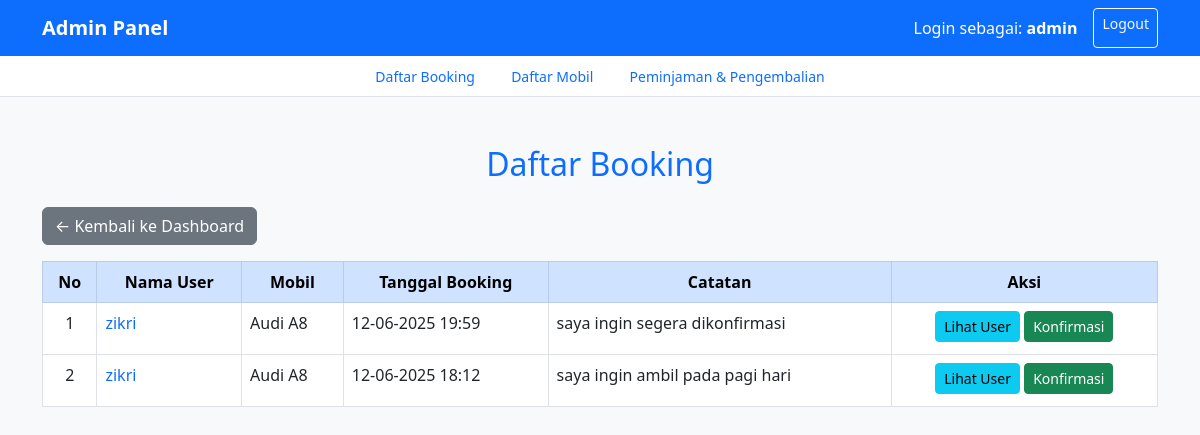
/admin/booking.php (signed in), run on the app's committed database.
### tables this page shows
CREATE TABLE `booking` (
  `id` int NOT NULL,
  `user_id` int DEFAULT NULL,
  `mobil_id` int DEFAULT NULL,
  `catatan` text,
  `created_at` timestamp NULL DEFAULT CURRENT_TIMESTAMP,
  `status` enum('pending','diterima','ditolak') DEFAULT 'pending',
  `tanggal_pinjam` date DEFAULT NULL,
  `tanggal_kembali` date DEFAULT NULL,
  `notifikasi_dibaca` enum('belum','sudah') DEFAULT 'belum'
);

CREATE TABLE `user` (
  `id` int NOT NULL,
  `username` varchar(50) NOT NULL,
  `password` varchar(255) NOT NULL,
  `nama_lengkap` varchar(100) DEFAULT NULL,
  `email` varchar(100) DEFAULT NULL,
  `created_at` timestamp NULL DEFAULT CURRENT_TIMESTAMP,
  `role` enum('admin','user') NOT NULL DEFAULT 'user',
  `ktp` varchar(255) DEFAULT NULL
);

CREATE TABLE `mobil` (
  `id` int NOT NULL,
  `nama_mobil` varchar(100) NOT NULL,
  `merk` varchar(50) NOT NULL,
  `tahun` int NOT NULL,
  `harga` decimal(15,2) NOT NULL,
  `gambar` varchar(255) DEFAULT NULL,
  `deskripsi` text,
  `created_at` timestamp NULL DEFAULT CURRENT_TIMESTAMP
);

### admin/booking.php (the view, shortened to what this page needs)
<?php
require '../koneksi.php';
$booking = mysqli_query($conn, "
    SELECT booking.*, user.id AS user_id, user.username, mobil.nama_mobil
    FROM booking
    JOIN user ON booking.user_id = user.id
    JOIN mobil ON booking.mobil_id = mobil.id
    ORDER BY booking.created_at DESC
");
?>
<!DOCTYPE html>
<html lang="id">
<head>
    <link href="https://cdn.jsdelivr.net/npm/bootstrap@5.3.0/dist/css/bootstrap.min.css" rel="stylesheet">
</head>
<body class="bg-light">
    <nav class="navbar navbar-expand-lg navbar-dark bg-primary">
        <div class="container">
            <a class="navbar-brand fw-bold" href="#">Admin Panel</a>
            <div class="d-flex">
                <span class="navbar-text me-3 text-white">
                    Login sebagai: <strong><?= $_SESSION['username']; ?></strong>
                </span>
                <a href="../logout.php" class="btn btn-outline-light btn-sm">Logout</a>
            </div>
        </div>
    </nav>
    <div class="bg-white border-bottom py-2">
        <div class="container text-center">
            <a href="booking.php" class="text-decoration-none text-primary mx-3 small">Daftar Booking</a>
            <a href="mobil.php" class="text-decoration-none text-primary mx-3 small">Daftar Mobil</a>
            <a href="peminjaman.php" class="text-decoration-none text-primary mx-3 small">Peminjaman & Pengembalian</a>
        </div>
    </div>
    <div class="container py-5">
        <h2 class="text-center text-primary mb-4">Daftar Booking</h2>
        <a href="index.php" class="btn btn-secondary mb-3">← Kembali ke Dashboard</a>
        <div class="table-responsive">
            <table class="table table-bordered table-hover bg-white">
                <thead class="table-primary text-center">
                    <tr>
                        <th>No</th>
                        <th>Nama User</th>
                        <th>Mobil</th>
                        <th>Tanggal Booking</th>
                        <th>Catatan</th>
                        <th>Aksi</th>
                    </tr>
                </thead>
                <tbody>
                    <?php
                    $no = 1;
                    while ($row = mysqli_fetch_assoc($booking)) :
                    ?>
                        <tr>
                            <td class="text-center"><?= $no++; ?></td>
                            <td>
                                <a href="detail_user.php?id=<?= $row['user_id'] ?>" class="text-decoration-none">
                                    <?= htmlspecialchars($row['username']) ?>
                                </a>
                            </td>
                            <td><?= htmlspecialchars($row['nama_mobil']) ?></td>
                            <td><?= htmlspecialchars(date('d-m-Y H:i', strtotime($row['created_at']))) ?></td>
                            <td><?= nl2br(htmlspecialchars($row['catatan'])) ?></td>
                            <td class="text-center">
                                <a href="detail_user.php?id=<?= $row['user_id'] ?>" class="btn btn-info btn-sm mb-1">Lihat User</a>
                                <a href="konfirmasi_booking.php?id=<?= $row['id'] ?>" class="btn btn-success btn-sm mb-1" onclick="return confirm('Yakin ingin konfirmasi booking ini?')">Konfirmasi</a>
                            </td>
                        </tr>
                    <?php endwhile; ?>
                </tbody>
            </table>
        </div>
    </div>
</body>
</html>

### data on the page
booking: user.username "zikri", mobil.nama_mobil "Audi A8", created_at "12-06-2025 19:59", catatan "saya ingin segera dikonfirmasi"
booking: user.username "zikri", mobil.nama_mobil "Audi A8", created_at "12-06-2025 18:12", catatan "saya ingin ambil pada pagi hari"

### other printed values
$_SESSION['username'] "admin"
